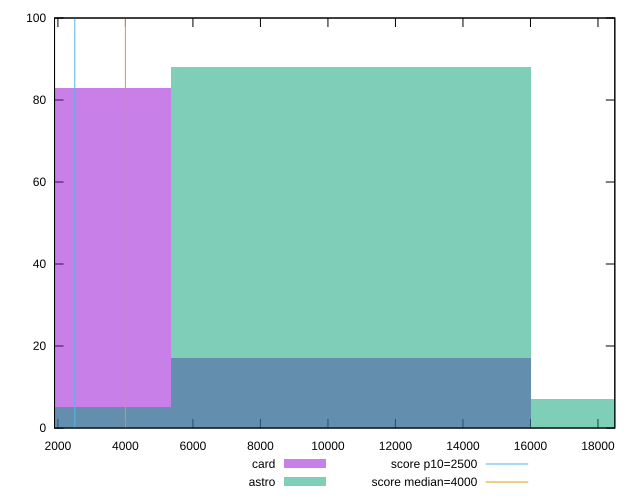

Source code (gnuplot):
reset

$card <<EOF
10673.311962958527 17
0 83
EOF

$astro <<EOF
0 5
10673.311962958527 88
21346.623925917054 7
EOF

set key outside below
set boxwidth 10673.311962958527
set xrange [1899.9920000000002:18499.047499999993]
set yrange [0:100]
set trange [0:100]
set style fill transparent solid 0.5 noborder

set parametric
set terminal svg size 640, 500 enhanced background rgb 'white'
set output "reports/report_00028_2021-02-24T12-49-42.674Z/largest-contentful-paint/comparison/histogram/2_vs_3.svg"

plot $card title "card" with boxes, \
     $astro title "astro" with boxes, \
     2500,t title "score p10=2500", \
     4000,t title "score median=4000"

reset
